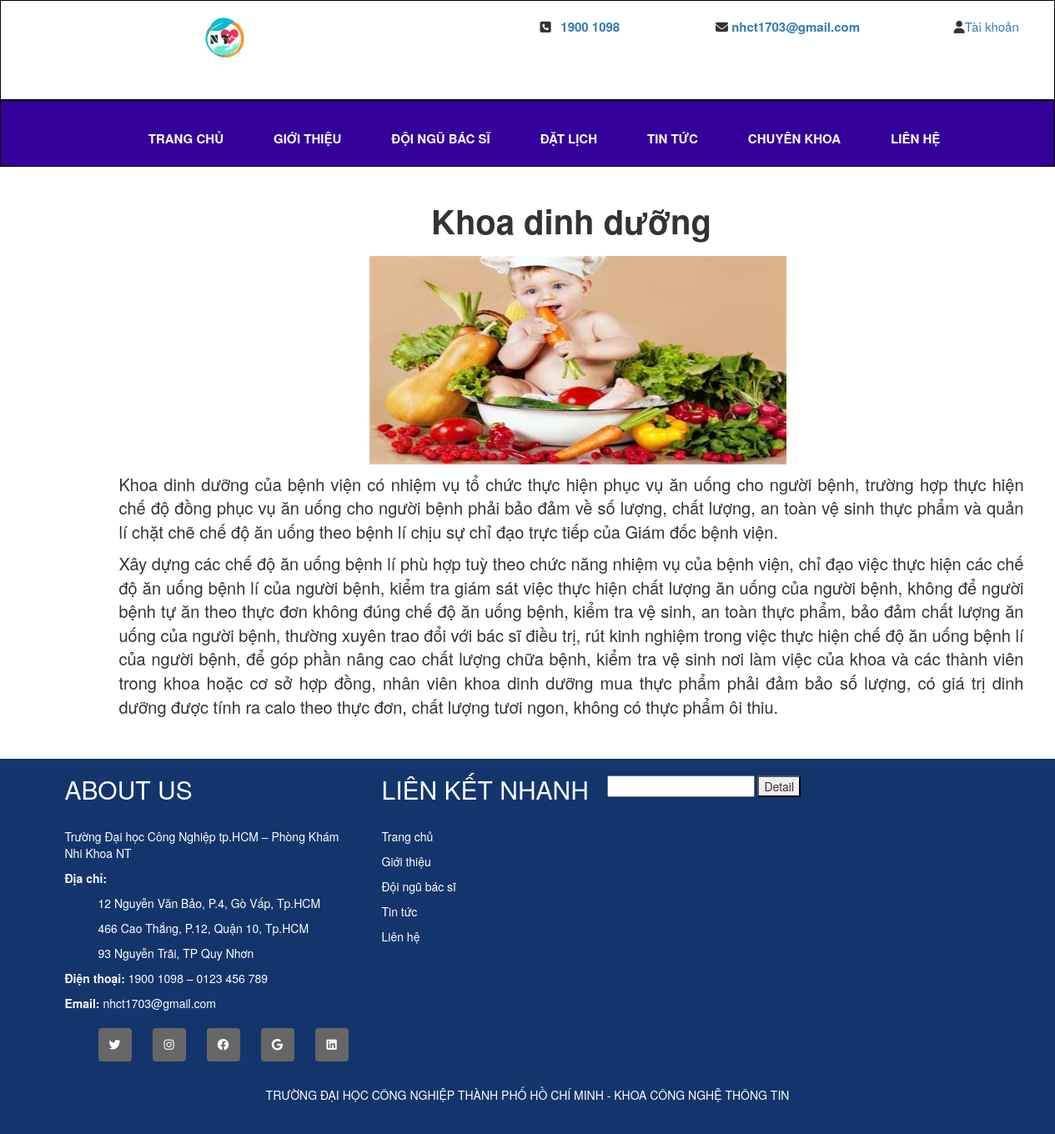
The page /clinic/khoact.php?idk=1 on the database its author committed.
### tables this page shows
CREATE TABLE `khoa` (
  `id_khoa` int(10) UNSIGNED NOT NULL,
  `tenkhoa` varchar(200) NOT NULL,
  `hinhanh` varchar(200) NOT NULL,
  `mota1` varchar(2000) NOT NULL,
  `mota2` varchar(2000) NOT NULL,
  `id_chinhanh` int(11) NOT NULL
);

### clinic/class/clsbenhnhan.php (called while the page is built, shortened)
<?php
class benhnhan
{
    function connect()
    {
        $con = mysqli_connect("localhost","root","","doan2");
        if(!$con)
        {
            echo'Không kết nối cơ sở liệu!';
            exit();
        }
        else
        {
           mysqli_set_charset($con,"utf8");
           return $con;
        }
    }
}
?>

### clinic/khoact.php (the view, shortened to what this page needs)
<?php
include("class/clsbenhnhan.php");
$p = new benhnhan();
$idkhoa = $_GET['idk'];
$sql = "SELECT * FROM khoa where id_khoa='$idkhoa'";
$ketqua= mysqli_query($p->connect(),$sql);
?>
<!DOCTYPE html>
<html lang="en">
<head>
    <link rel="stylesheet" href="https://use.fontawesome.com/releases/v5.7.2/css/all.css"
>
    <link rel="stylesheet" href="css/bootstrap.css">
</head>
<body>
    <?php include("header.php") ?>
    <?php include("menu.php") ?>
    <section>
        <div class="container-fluid pb-4">
                <div class="container">
                    <div class="row">
                        <div class="col-md-12">
                                <div class="card-body">
                                <div class="blog-post">
                                    <?php while ($row=mysqli_fetch_array($ketqua))
                                        {
                                    ?>
                                        <h2 class="blog-post-title" style="text-align: center;font-size:40px; font-weight:bold"><?= $row['tenkhoa'];  ?></h2>
                                    <img src="img/<?php echo $row['hinhanh']  ?>" width="500" height="250" style="margin: 10px 300px;" />
                                        <p style="text-align:justify; font-size: 20px;" > <?php echo $row['mota1']; ?></p>
                                        <p style="text-align:justify; font-size: 20px;" > <?php echo $row['mota2']; ?></p>
                            <?php } ?>
                                </div>
                                </div>
                            </div>
                        </div>
                </div>
            </div>
    </section>
    <footer>
        <?php
            include("footer.php");
        ?>
    </footer>
</body>
</html>

### clinic/khoact.php (style rules this page uses)
section { margin-left: 90px; width:350px; float:left; padding:10px; }
footer { clear:both; }

### rows shown on the page
khoa: tenkhoa "Khoa dinh dưỡng", hinhanh (picture), mota1 "Khoa dinh dưỡng của bệnh viện có nhiệm vụ tổ chức thực hiện phục vụ ăn uống cho người bệnh, trường hợp thực hiện chế độ đồng phục vụ ăn uống cho người bệnh phải bảo đảm về số lượng, chất lượng, an toàn vệ sinh thực phẩm và quản lí chặt chẽ chế độ ăn uống theo bệnh lí chịu sự chỉ đạo trực tiếp của Giám đốc bệnh viện.", mota2 "Xây dựng các chế độ ăn uống bệnh lí phù hợp tuỳ theo chức năng nhiệm vụ của bệnh viện, chỉ đạo việc thực hiện các chế độ ăn uống bệnh lí của người bệnh, kiểm tra giám sát việc thực hiện chất lượng ăn uống của người bệnh, không để người bệnh tự ăn theo thực đơn không đúng chế độ ăn uống bệnh, kiểm tra vệ sinh, an toàn thực phẩm, bảo đảm chất lượng ăn uống của người bệnh, thường xuyên trao đổi với bác sĩ điều trị, rút kinh nghiệm trong việc thực hiện chế độ ăn uống bệnh lí của người bệnh, để góp phần nâng cao chất lượng chữa bệnh, kiểm tra vệ sinh nơi làm việc của khoa và các thành viên trong khoa hoặc cơ sở hợp đồng, nhân viên khoa dinh dưỡng mua thực phẩm phải đảm bảo số lượng, có giá trị…"
